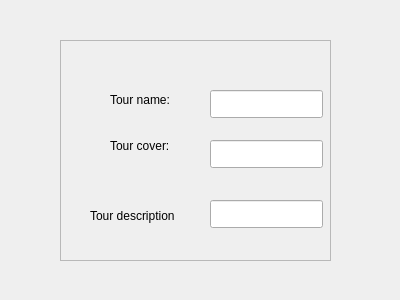
<?xml version="1.0" encoding="UTF-8"?>
<ui version="4.0">
 <class>Create_new_tour_window</class>
 <widget class="QDialog" name="Create_new_tour_window">
  <property name="geometry">
   <rect>
    <x>0</x>
    <y>0</y>
    <width>400</width>
    <height>300</height>
   </rect>
  </property>
  <property name="windowTitle">
   <string>Dialog</string>
  </property>
  <widget class="QFrame" name="First_page_info">
   <property name="geometry">
    <rect>
     <x>60</x>
     <y>40</y>
     <width>271</width>
     <height>221</height>
    </rect>
   </property>
   <property name="frameShape">
    <enum>QFrame::Shape::StyledPanel</enum>
   </property>
   <property name="frameShadow">
    <enum>QFrame::Shadow::Raised</enum>
   </property>
   <widget class="QLabel" name="tour_name_label">
    <property name="geometry">
     <rect>
      <x>50</x>
      <y>50</y>
      <width>81</width>
      <height>20</height>
     </rect>
    </property>
    <property name="text">
     <string>Tour name:</string>
    </property>
   </widget>
   <widget class="QLabel" name="tour_cover_label">
    <property name="geometry">
     <rect>
      <x>50</x>
      <y>90</y>
      <width>91</width>
      <height>31</height>
     </rect>
    </property>
    <property name="text">
     <string>Tour cover:</string>
    </property>
   </widget>
   <widget class="QLabel" name="tour_description_label">
    <property name="geometry">
     <rect>
      <x>30</x>
      <y>160</y>
      <width>111</width>
      <height>31</height>
     </rect>
    </property>
    <property name="text">
     <string>Tour description</string>
    </property>
   </widget>
   <widget class="QLineEdit" name="tour_name_input">
    <property name="geometry">
     <rect>
      <x>150</x>
      <y>50</y>
      <width>113</width>
      <height>28</height>
     </rect>
    </property>
   </widget>
   <widget class="QLineEdit" name="tour_cover_input">
    <property name="geometry">
     <rect>
      <x>150</x>
      <y>100</y>
      <width>113</width>
      <height>28</height>
     </rect>
    </property>
   </widget>
   <widget class="QLineEdit" name="tour_description_input">
    <property name="geometry">
     <rect>
      <x>150</x>
      <y>160</y>
      <width>113</width>
      <height>28</height>
     </rect>
    </property>
   </widget>
  </widget>
 </widget>
 <resources/>
 <connections/>
</ui>
